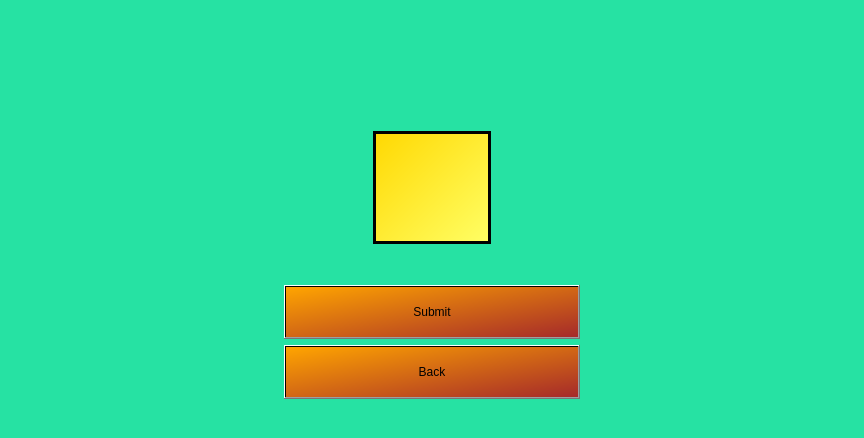
<?xml version="1.0" encoding="UTF-8"?>
<ui version="4.0">
 <class>Form</class>
 <widget class="QWidget" name="Form">
  <property name="geometry">
   <rect>
    <x>0</x>
    <y>0</y>
    <width>864</width>
    <height>438</height>
   </rect>
  </property>
  <property name="minimumSize">
   <size>
    <width>864</width>
    <height>438</height>
   </size>
  </property>
  <property name="windowTitle">
   <string>Form</string>
  </property>
  <property name="styleSheet">
   <string notr="true">QWidget#Form {
	background-color: #26E2A3
}</string>
  </property>
  <layout class="QGridLayout" name="gridLayout" rowstretch="4,4,1,4,1" columnstretch="1,5,1">
   <item row="2" column="1">
    <spacer name="horizontalSpacer_2">
     <property name="orientation">
      <enum>Qt::Horizontal</enum>
     </property>
     <property name="sizeHint" stdset="0">
      <size>
       <width>40</width>
       <height>20</height>
      </size>
     </property>
    </spacer>
   </item>
   <item row="2" column="2" rowspan="3">
    <widget class="QLabel" name="label_5">
     <property name="sizePolicy">
      <sizepolicy hsizetype="Ignored" vsizetype="Ignored">
       <horstretch>0</horstretch>
       <verstretch>0</verstretch>
      </sizepolicy>
     </property>
     <property name="text">
      <string/>
     </property>
     <property name="pixmap">
      <pixmap>../resource_images/w_queen.png</pixmap>
     </property>
     <property name="scaledContents">
      <bool>true</bool>
     </property>
    </widget>
   </item>
   <item row="3" column="1">
    <layout class="QGridLayout" name="gridLayout_2" columnstretch="1,2,1">
     <item row="0" column="2" rowspan="2">
      <spacer name="verticalSpacer">
       <property name="orientation">
        <enum>Qt::Vertical</enum>
       </property>
       <property name="sizeType">
        <enum>QSizePolicy::Preferred</enum>
       </property>
       <property name="sizeHint" stdset="0">
        <size>
         <width>20</width>
         <height>40</height>
        </size>
       </property>
      </spacer>
     </item>
     <item row="1" column="1">
      <widget class="QPushButton" name="backButton">
       <property name="sizePolicy">
        <sizepolicy hsizetype="Preferred" vsizetype="Preferred">
         <horstretch>0</horstretch>
         <verstretch>0</verstretch>
        </sizepolicy>
       </property>
       <property name="styleSheet">
        <string notr="true">background-color: qlineargradient(x1: 0, y1: 0, x2: 1, y2: 1, stop: 0 orange, stop: 1 brown);</string>
       </property>
       <property name="text">
        <string>Back</string>
       </property>
      </widget>
     </item>
     <item row="0" column="1">
      <widget class="QPushButton" name="submitButton">
       <property name="sizePolicy">
        <sizepolicy hsizetype="Preferred" vsizetype="Preferred">
         <horstretch>0</horstretch>
         <verstretch>0</verstretch>
        </sizepolicy>
       </property>
       <property name="styleSheet">
        <string notr="true">background-color: qlineargradient(x1: 0, y1: 0, x2: 1, y2: 1, stop: 0 orange, stop: 1 brown);</string>
       </property>
       <property name="text">
        <string>Submit</string>
       </property>
      </widget>
     </item>
     <item row="0" column="0" rowspan="2">
      <spacer name="verticalSpacer_2">
       <property name="orientation">
        <enum>Qt::Vertical</enum>
       </property>
       <property name="sizeType">
        <enum>QSizePolicy::Preferred</enum>
       </property>
       <property name="sizeHint" stdset="0">
        <size>
         <width>20</width>
         <height>40</height>
        </size>
       </property>
      </spacer>
     </item>
    </layout>
   </item>
   <item row="2" column="0" rowspan="3">
    <widget class="QLabel" name="label_4">
     <property name="sizePolicy">
      <sizepolicy hsizetype="Ignored" vsizetype="Ignored">
       <horstretch>0</horstretch>
       <verstretch>0</verstretch>
      </sizepolicy>
     </property>
     <property name="text">
      <string/>
     </property>
     <property name="pixmap">
      <pixmap>../resource_images/b_queen.png</pixmap>
     </property>
     <property name="scaledContents">
      <bool>true</bool>
     </property>
    </widget>
   </item>
   <item row="4" column="1">
    <spacer name="horizontalSpacer">
     <property name="orientation">
      <enum>Qt::Horizontal</enum>
     </property>
     <property name="sizeType">
      <enum>QSizePolicy::Preferred</enum>
     </property>
     <property name="sizeHint" stdset="0">
      <size>
       <width>40</width>
       <height>20</height>
      </size>
     </property>
    </spacer>
   </item>
   <item row="1" column="1">
    <layout class="QGridLayout" name="gridLayout_3" columnstretch="2,1,2">
     <item row="0" column="1">
      <widget class="QLineEdit" name="timeInMinutes">
       <property name="sizePolicy">
        <sizepolicy hsizetype="Preferred" vsizetype="Preferred">
         <horstretch>0</horstretch>
         <verstretch>0</verstretch>
        </sizepolicy>
       </property>
       <property name="styleSheet">
        <string notr="true">background-color: qlineargradient(x1: 0, y1: 0, x2: 1, y2: 1, stop: 0 #FFD800, stop: 1 #FFFF66);
border: 3px solid black;</string>
       </property>
       <property name="alignment">
        <set>Qt::AlignCenter</set>
       </property>
      </widget>
     </item>
     <item row="0" column="2">
      <spacer name="horizontalSpacer_4">
       <property name="orientation">
        <enum>Qt::Horizontal</enum>
       </property>
       <property name="sizeType">
        <enum>QSizePolicy::Ignored</enum>
       </property>
       <property name="sizeHint" stdset="0">
        <size>
         <width>40</width>
         <height>20</height>
        </size>
       </property>
      </spacer>
     </item>
     <item row="0" column="0">
      <spacer name="horizontalSpacer_3">
       <property name="orientation">
        <enum>Qt::Horizontal</enum>
       </property>
       <property name="sizeType">
        <enum>QSizePolicy::Ignored</enum>
       </property>
       <property name="sizeHint" stdset="0">
        <size>
         <width>40</width>
         <height>20</height>
        </size>
       </property>
      </spacer>
     </item>
    </layout>
   </item>
   <item row="0" column="0" colspan="3">
    <widget class="QLabel" name="label">
     <property name="sizePolicy">
      <sizepolicy hsizetype="Ignored" vsizetype="Ignored">
       <horstretch>0</horstretch>
       <verstretch>0</verstretch>
      </sizepolicy>
     </property>
     <property name="text">
      <string/>
     </property>
     <property name="pixmap">
      <pixmap>../resource_images/minute_set.png</pixmap>
     </property>
     <property name="scaledContents">
      <bool>true</bool>
     </property>
    </widget>
   </item>
  </layout>
 </widget>
 <resources/>
 <connections/>
</ui>
